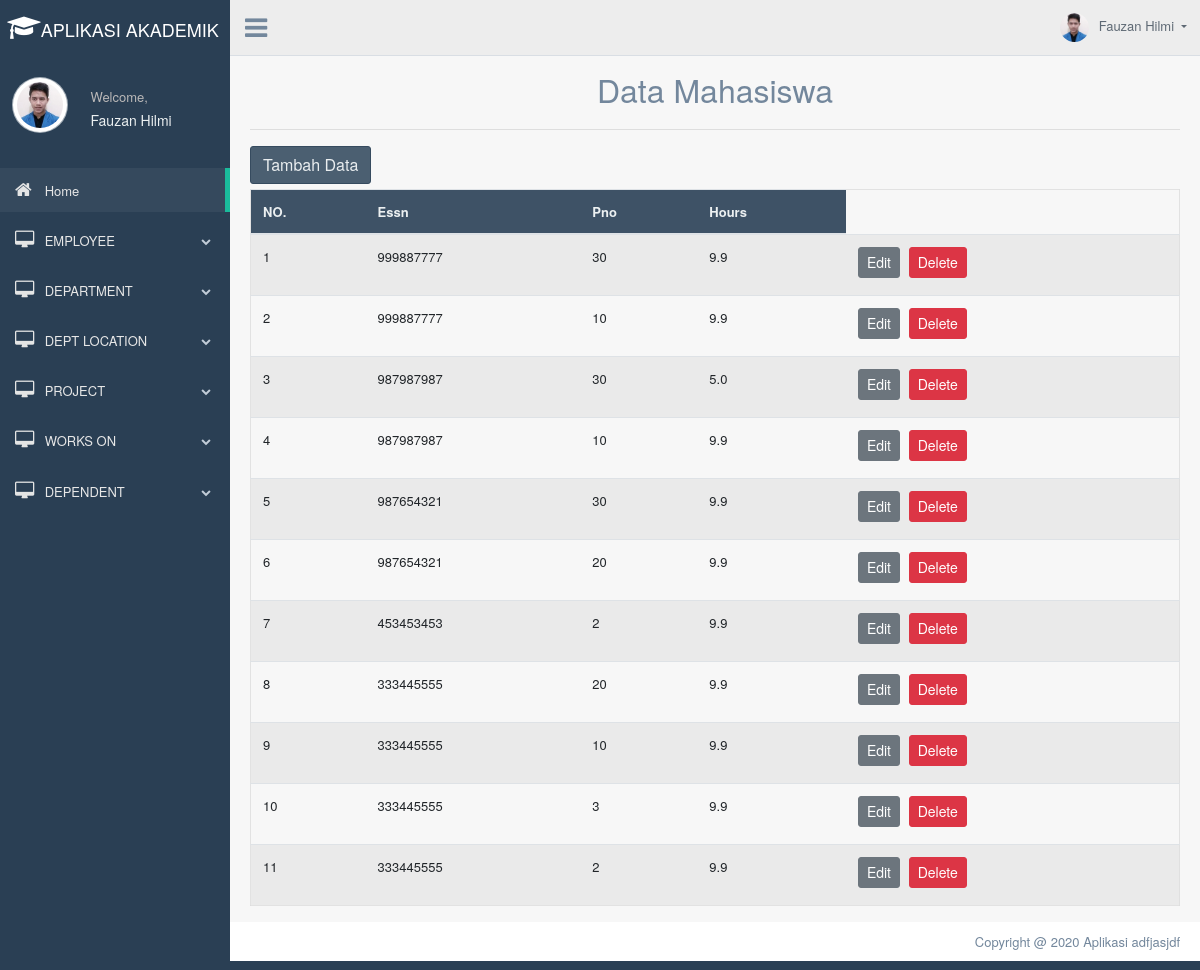
/index.php?page=tampil5, run on the app's committed database.
### tables this page shows
CREATE TABLE `works_on` (
  `Essn` int(20) NOT NULL,
  `Pno` int(5) NOT NULL,
  `Hours` decimal(2,1) DEFAULT NULL
);

### tampil5.php (the view, shortened to what this page needs)
<?php
include('config.php');
?>
	<div class="container" style="margin-top:20px">
		<center><font size="6">Data Mahasiswa</font></center>
		<hr>
		<a href="index.php?page=tambah5"><button class="btn btn-dark right">Tambah Data</button></a>
		<div class="table-responsive">
		<table class="table table-striped jambo_table bulk_action">
			<thead>
				<tr>
					<th>NO.</th>
					<th>Essn</th>
					<th>Pno</th>
					<th>Hours</th>
				</tr>
			</thead>
			<tbody>
				<?php
				$sql = mysqli_query($koneksi, "SELECT * FROM works_on ORDER BY Essn DESC") or die(mysqli_error($koneksi));
				if(mysqli_num_rows($sql) > 0){
					$no = 1;
					while($data = mysqli_fetch_assoc($sql)){
						echo '
						<tr>
							<td>'.$no.'</td>
							<td>'.$data['Essn'].'</td>
							<td>'.$data['Pno'].'</td>
							<td>'.$data['Hours'].'</td>
							<td>
								<a href="index.php?page=edit5&Essn='.$data['Essn'].'" class="btn btn-secondary btn-sm">Edit</a>
								<a href="delete.php?Essn='.$data['Essn'].'" class="btn btn-danger btn-sm" onclick="return confirm(\'Yakin ingin menghapus data ini?\')">Delete</a>
							</td>
						</tr>
						';
						$no++;
					}
				}else{
					echo '
					<tr>
						<td colspan="6">Tidak ada data.</td>
					</tr>
					';
				}
				?>
		</table>
	</div>
	</div>

### index.php (shortened to what this page needs)
<!DOCTYPE html>
<html lang="en">
  <head>
    <link href="assets/bootstrap/dist/css/bootstrap.min.css" rel="stylesheet">
    <link href="assets/font-awesome/css/font-awesome.min.css" rel="stylesheet">
    <link href="assets/nprogress/nprogress.css" rel="stylesheet">
    <link href="assets/iCheck/skins/flat/green.css" rel="stylesheet">
    <link href="assets/bootstrap-progressbar/css/bootstrap-progressbar-3.3.4.min.css" rel="stylesheet">
    <link href="assets/css/custom.min.css" rel="stylesheet">
  </head>
  <body class="nav-md">
    <div class="container body">
      <div class="main_container">
        <div class="col-md-3 left_col">
          <div class="left_col scroll-view">
            <div class="navbar nav_title" style="border: 0;">
            <center>
            &nbsp; <a href="index.php" class="fa fa-mortar-board fa-2x" style="color:#fff;"><span><font size="4.95" color="white" face="Helvetica Neue">APLIKASI AKADEMIK</font></span></a>
            </center>
            </div>
            <div class="profile clearfix">
              <div class="profile_pic">
                <img src="assets/images/image.jpg" alt="..." class="img-circle profile_img">
              </div>
              <div class="profile_info">
                <span>Welcome,</span>
                <h2>Fauzan Hilmi</h2>
              </div>
            </div>
            <br />
            <div id="sidebar-menu" class="main_menu_side hidden-print main_menu">
              <div class="menu_section">
                <ul class="nav side-menu">
                  <li><a href="index.php"><i class="fa fa-home"></i> Home <span class="fa fa-chevron"></span></a>
                  </li>
                  <li><a href="#"><i class="fa fa-desktop"></i> EMPLOYEE <span class="fa fa-chevron-down"></span></a>
                  </li>
                  <li><a><i class="fa fa-desktop"></i> DEPARTMENT <span class="fa fa-chevron-down"></span></a>
                  </li>
                  <li><a><i class="fa fa-desktop"></i> DEPT LOCATION <span class="fa fa-chevron-down"></span></a>
                  </li>
                  <li><a><i class="fa fa-desktop"></i> PROJECT <span class="fa fa-chevron-down"></span></a>
                  </li>
                  <li><a><i class="fa fa-desktop"></i> WORKS ON <span class="fa fa-chevron-down"></span></a>
                  </li>
                  <li><a><i class="fa fa-desktop"></i> DEPENDENT <span class="fa fa-chevron-down"></span></a>
                  </li>
                </ul>
              </div>
            </div>
          </div>
        </div>
        <div class="top_nav">
          <div class="nav_menu">
              <div class="nav toggle">
                <a id="menu_toggle"><i class="fa fa-bars"></i></a>
              </div>
              <nav class="nav navbar-nav">
              <ul class=" navbar-right">
                <li class="nav-item dropdown open" >
                  <a href="#" class="user-profile dropdown-toggle" aria-haspopup="true" id="navbarDropdown" data-toggle="dropdown" aria-expanded="false">
                    <img src="assets/images/image.jpg" alt="">Fauzan Hilmi
                  </a>
                </li>
              </ul>
            </nav>
          </div>
        </div>
        <div class="right_col" role="main">
      <?php
      $queries = array();
      parse_str($_SERVER['QUERY_STRING'], $queries);
      switch ($queries['page']) {
          case 'tampil5':
            include 'tampil5.php';
            break;
        }
        ?>
        </div>
        <footer>
          <div class="pull-right">
            Copyright @ 2020 Aplikasi adfjasjdf
          </div>
          <div class="clearfix"></div>
        </footer>
      </div>
    </div>
  </body>
</html>

### data on the page
works_on: Essn "999887777", Pno "30", Hours "9.9"
works_on: Essn "999887777", Pno "10", Hours "9.9"
works_on: Essn "987987987", Pno "30", Hours "5.0"
works_on: Essn "987987987", Pno "10", Hours "9.9"
works_on: Essn "987654321", Pno "30", Hours "9.9"
works_on: Essn "987654321", Pno "20", Hours "9.9"
works_on: Essn "453453453", Pno "2", Hours "9.9"
works_on: Essn "333445555", Pno "20", Hours "9.9"
works_on: Essn "333445555", Pno "10", Hours "9.9"
works_on: Essn "333445555", Pno "3", Hours "9.9"
works_on: Essn "333445555", Pno "2", Hours "9.9"
